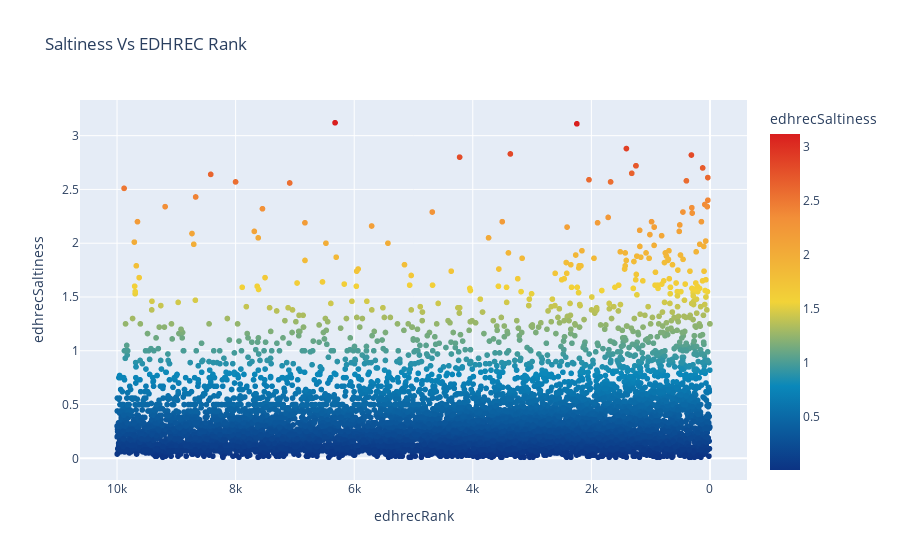

The code cell stored with this chart in its notebook:
### Code cell
import plotly.express as px

filtered_df = df[(df['edhrecRank'] <= 10000)]
fig = px.scatter(filtered_df, x='edhrecRank', y='edhrecSaltiness', title="Saltiness Vs EDHREC Rank", color_continuous_scale='portland', hover_name='name', color='edhrecSaltiness')
fig.update_layout(xaxis=dict(autorange='reversed'))

### Figure 1 — Plotly figure (JSON) as saved in the notebook; plotly's stock layout.template omitted (floating-point values rounded to 4 significant figures; data arrays with more than 128 entries replaced by an {"elided": "..."} marker saying what was removed)
{"data": [{"hovertemplate": "<b>%{hovertext}</b><br><br>edhrecRank=%{x}<br>edhrecSaltiness=%{marker.color}<extra></extra>", "hovertext": {"elided": "8738 str values"}, "legendgroup": "", "marker": {"color": {"elided": "8738 float values"}, "coloraxis": "coloraxis", "symbol": "circle"}, "mode": "markers", "name": "", "showlegend": false, "type": "scattergl", "x": {"elided": "8738 int values"}, "xaxis": "x", "y": {"elided": "8738 float values"}, "yaxis": "y"}], "layout": {"coloraxis": {"colorbar": {"title": {"text": "edhrecSaltiness"}}, "colorscale": [[0, "rgb(12,51,131)"], [0.25, "rgb(10,136,186)"], [0.5, "rgb(242,211,56)"], [0.75, "rgb(242,143,56)"], [1, "rgb(217,30,30)"]]}, "legend": {"tracegroupgap": 0}, "title": {"text": "Saltiness Vs EDHREC Rank"}, "xaxis": {"anchor": "y", "autorange": "reversed", "domain": [0, 1], "title": {"text": "edhrecRank"}}, "yaxis": {"anchor": "x", "domain": [0, 1], "title": {"text": "edhrecSaltiness"}}}}
